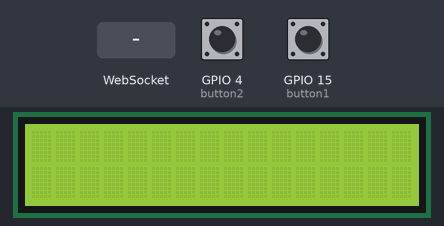
The sketch below on a simulated ESP32. On the bench: 16×2 character LCD. The test bench sets the inputs (shaded band); at power-on: GPIO 4 (button2) LOW, GPIO 15 (button1) LOW. WiFi joins after 1.5 s; servers stay silent unless stated; what the sketch prints to the serial monitor is not drawn.

Above: at 4.7 s.
4.8 s: WebSocket text "1" received
At 5.2 s:
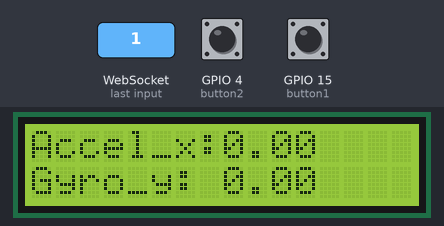
Timing chart, 0 to 7.8 s (numbered marks = the images above; inputs shaded):
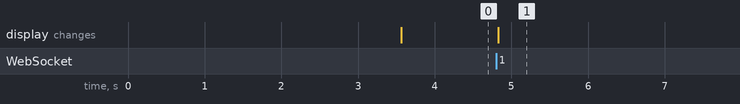

Measured:
- after the input at 4.8 s, the display: changes at once (image 1)

The sketch:

websocket_client_pushButton.ino
```cpp
#include <WiFi.h>
#include <WebServer.h>
#include <WebSocketsClient.h>
#include <ArduinoJson.h>


#include <LiquidCrystal_I2C.h>


// Wifi Credentials
const char* ssid     = "OnePlusSid";
const char* password = "esp32ece328";


const int button1 = 15;
const int button2 = 4;
bool led_state = false;
bool led_state2= false;


WebSocketsClient webSocket; // websocket client class instance
StaticJsonDocument<100> doc; // Allocate a static JSON document


LiquidCrystal_I2C lcd(0x27, 16, 2); // I2C address 0x27, 16 column and 2 rows
void setup() {
  // Connect to local WiFi
  WiFi.begin(ssid, password);
  Serial.begin(115200);
  while (WiFi.status() != WL_CONNECTED) {
    Serial.print(".");
    delay(500);
  }
  Serial.println();
  Serial.print("IP Address: ");
  Serial.println(WiFi.localIP()); // Print local IP address


  delay(2000); // wait for 2s
  lcd.init(); // initialize the lcd
  lcd.backlight();
  //address, port, and URL path
  webSocket.begin("192.168.235.220", 81, "/");
  // webSocket event handler
  webSocket.onEvent(webSocketEvent);
  // if connection failed retry every 5s
  webSocket.setReconnectInterval(5000);


  pinMode(button1, INPUT);
  pinMode(button2, INPUT);


}
void loop() {
  webSocket.loop(); // Keep the socket alive
}
void webSocketEvent(WStype_t type, uint8_t * payload, size_t length) {
  // Make sure the screen is clear
  //  u8g2.clearBuffer();
  if (type == WStype_TEXT)
  {
    DeserializationError error = deserializeJson(doc, payload); // deserialize incoming Json String
    if (error) { // Print erro msg if incomig String is not JSON formated
      Serial.print(F("deserializeJson() failed: "));
      Serial.println(error.c_str());
      return;
    }
    const String pin_stat = doc["PIN_Status"]; // String variable tha holds LED status
    const float t = doc["Temp"]; // Float variable that holds temperature
    const float h = doc["Hum"]; // Float variable that holds Humidity
    const float accel_x = doc["accel_x"]; //float variable that holds acceleration
    const float gyro_y = doc["gyro_y"]; //float variable that holds orientation y-axis
    // Print the received data for debugging
    Serial.print(String(pin_stat));
    //Serial.print(String(t));
    //Serial.println(String(h));
    Serial.print(String(accel_x));
    Serial.println(String(gyro_y));

    // Send acknowledgement


    if(digitalRead(button1) == HIGH && led_state == true){
      while(digitalRead(button1) == HIGH){
        delay(10);
      }
      led_state = false;
      webSocket.sendTXT("0");
    }else if(digitalRead(button1) == HIGH && led_state == false){
      while(digitalRead(button1) == HIGH){
        delay(10);
      }
      led_state = true;
      webSocket.sendTXT("1");
    }

        if(digitalRead(button2) == HIGH && led_state2 == true){
      while(digitalRead(button2) == HIGH){
        delay(10);
      }
      led_state2 = false;
      webSocket.sendTXT("2");
    }else if(digitalRead(button2) == HIGH && led_state2 == false){
      while(digitalRead(button2) == HIGH){
        delay(10);
      }
      led_state2 = true;
      webSocket.sendTXT("3");
    }
    /* LED: OFF
       TMP: Temperature
       Hum: Humidity
    */
    lcd.clear();
    lcd.setCursor(0, 0);
    lcd.print("Accel_x:"); // Print TMP: on the display
    lcd.print(accel_x); // Print temperature value
    lcd.setCursor(0, 1); // Set the cursor position (0, 40)
    lcd.print("Gyro_y: ");// Print HUM: on the display
    lcd.print(gyro_y); // Print Humidity vsalue
  }
}
```
